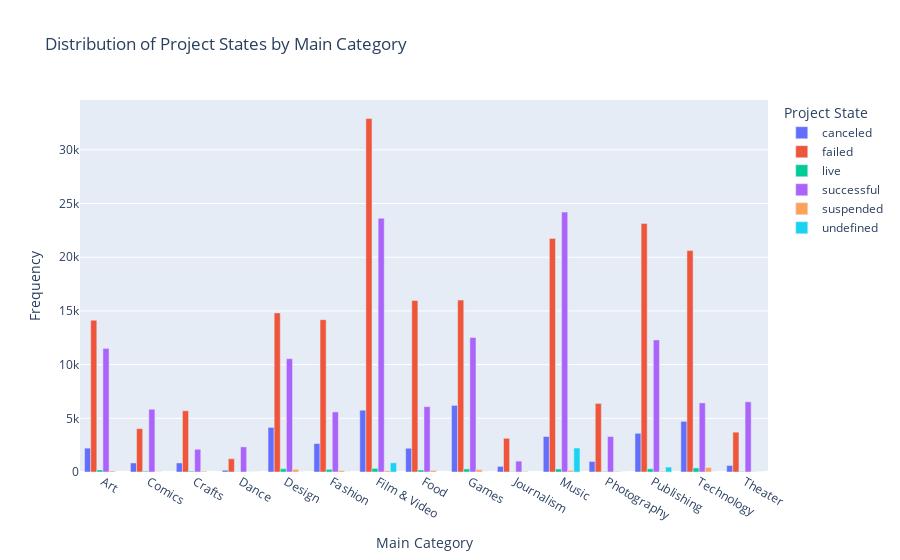

This figure's notebook cell:
### Markdown cell above
### Different states across categories

### Code cell
state_category_distribution = kickstarter_data.groupby(['main_category', 'state']).size().reset_index(name='Frequency')

# Create the interactive bar chart
fig = px.bar(
    state_category_distribution,
    x='main_category',
    y='Frequency',
    color='state',
    title='Distribution of Project States by Main Category',
    labels={'main_category': 'Main Category', 'Frequency': 'Frequency', 'state': 'Project State'},
    barmode='group'
)

# Show the plot
fig.show()

### Figure 1 — Plotly figure (JSON) as saved in the notebook; plotly's stock layout.template omitted (floating-point values rounded to 4 significant figures)
{"data": [{"alignmentgroup": "True", "hovertemplate": "Project State=canceled<br>Main Category=%{x}<br>Frequency=%{y}<extra></extra>", "legendgroup": "canceled", "marker": {"color": "#636efa", "pattern": {"shape": ""}}, "name": "canceled", "offsetgroup": "canceled", "orientation": "v", "showlegend": true, "textposition": "auto", "type": "bar", "x": ["Art", "Comics", "Crafts", "Dance", "Design", "Fashion", "Film & Video", "Food", "Games", "Journalism", "Music", "Photography", "Publishing", "Technology", "Theater"], "xaxis": "x", "y": [2222, 842, 843, 163, 4152, 2650, 5755, 2211, 6202, 523, 3305, 986, 3602, 4715, 608], "yaxis": "y"}, {"alignmentgroup": "True", "hovertemplate": "Project State=failed<br>Main Category=%{x}<br>Frequency=%{y}<extra></extra>", "legendgroup": "failed", "marker": {"color": "#EF553B", "pattern": {"shape": ""}}, "name": "failed", "offsetgroup": "failed", "orientation": "v", "showlegend": true, "textposition": "auto", "type": "bar", "x": ["Art", "Comics", "Crafts", "Dance", "Design", "Fashion", "Film & Video", "Food", "Games", "Journalism", "Music", "Photography", "Publishing", "Technology", "Theater"], "xaxis": "x", "y": [14131, 4036, 5703, 1235, 14814, 14182, 32904, 15969, 16003, 3137, 21752, 6384, 23145, 20616, 3708], "yaxis": "y"}, {"alignmentgroup": "True", "hovertemplate": "Project State=live<br>Main Category=%{x}<br>Frequency=%{y}<extra></extra>", "legendgroup": "live", "marker": {"color": "#00cc96", "pattern": {"shape": ""}}, "name": "live", "offsetgroup": "live", "orientation": "v", "showlegend": true, "textposition": "auto", "type": "bar", "x": ["Art", "Comics", "Crafts", "Dance", "Design", "Fashion", "Film & Video", "Food", "Games", "Journalism", "Music", "Photography", "Publishing", "Technology", "Theater"], "xaxis": "x", "y": [194, 76, 76, 18, 305, 250, 332, 184, 287, 31, 281, 48, 299, 377, 41], "yaxis": "y"}, {"alignmentgroup": "True", "hovertemplate": "Project State=successful<br>Main Category=%{x}<br>Frequency=%{y}<extra></extra>", "legendgroup": "successful", "marker": {"color": "#ab63fa", "pattern": {"shape": ""}}, "name": "successful", "offsetgroup": "successful", "orientation": "v", "showlegend": true, "textposition": "auto", "type": "bar", "x": ["Art", "Comics", "Crafts", "Dance", "Design", "Fashion", "Film & Video", "Food", "Games", "Journalism", "Music", "Photography", "Publishing", "Technology", "Theater"], "xaxis": "x", "y": [11510, 5842, 2115, 2338, 10550, 5593, 23623, 6085, 12518, 1012, 24197, 3305, 12300, 6434, 6534], "yaxis": "y"}, {"alignmentgroup": "True", "hovertemplate": "Project State=suspended<br>Main Category=%{x}<br>Frequency=%{y}<extra></extra>", "legendgroup": "suspended", "marker": {"color": "#FFA15A", "pattern": {"shape": ""}}, "name": "suspended", "offsetgroup": "suspended", "orientation": "v", "showlegend": true, "textposition": "auto", "type": "bar", "x": ["Art", "Comics", "Crafts", "Dance", "Design", "Fashion", "Film & Video", "Food", "Games", "Journalism", "Music", "Photography", "Publishing", "Technology", "Theater"], "xaxis": "x", "y": [96, 23, 72, 13, 247, 138, 117, 153, 220, 52, 149, 55, 66, 424, 21], "yaxis": "y"}, {"alignmentgroup": "True", "hovertemplate": "Project State=undefined<br>Main Category=%{x}<br>Frequency=%{y}<extra></extra>", "legendgroup": "undefined", "marker": {"color": "#19d3f3", "pattern": {"shape": ""}}, "name": "undefined", "offsetgroup": "undefined", "orientation": "v", "showlegend": true, "textposition": "auto", "type": "bar", "x": ["Dance", "Design", "Fashion", "Film & Video", "Games", "Music", "Photography", "Publishing", "Technology", "Theater"], "xaxis": "x", "y": [1, 2, 3, 854, 1, 2234, 1, 462, 3, 1], "yaxis": "y"}], "layout": {"barmode": "group", "legend": {"title": {"text": "Project State"}, "tracegroupgap": 0}, "title": {"text": "Distribution of Project States by Main Category"}, "xaxis": {"anchor": "y", "domain": [0, 1], "title": {"text": "Main Category"}}, "yaxis": {"anchor": "x", "domain": [0, 1], "title": {"text": "Frequency"}}}}
